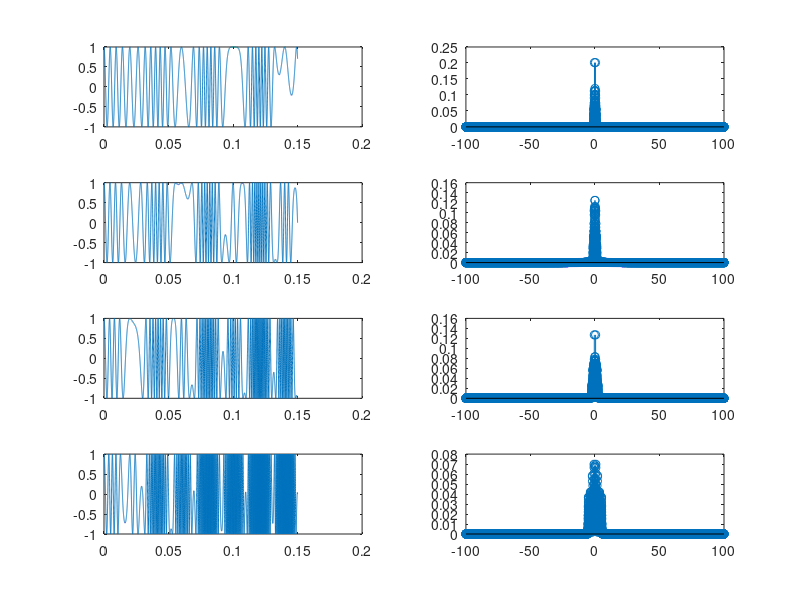

MATLAB code for this plot:
%EXERCICIO 2 DE MODULACAO FREQUENCIA

%limpar imagens, variaveis e janela de comando
clear all
close all
clc

%carregar as bibliotecas
pkg load control
pkg load signal

%Faixas de tempo
t  = [0.00000:0.00001:0.15];

%Sinal da Mensagem
Am = 1;
fm = 25;
Fm = Am*sin(2*pi*fm*t);

%Constantes
mf_1 = 0.5;
Kf_1 = (mf_1*fm)/Am %Kf_1 = (0.5*25)/1 = 12,5

mf_2 = 1.0;
Kf_2 = (mf_2*fm)/Am %Kf_2 = (1*25)/1 = 25

mf_3 = 2.0;
Kf_3 = (mf_3*fm)/Am %Kf_3 = 50

mf_4 = 5.0;
Kf_4 = (mf_4*fm)/Am %Kf_4 = 125

%Sinal da Portadora
Ap = 1;
fp = 200;
Fp = Ap*sin(2*pi*fp*t);

%Equacao Sinal Modulado
%F_Mod_Kf1 = Ap*cos( 2*pi.*Fp + 2*pi*quad(Kf_1.*Fm,0,t) );
%F_Mod_Kf2 = Ap*cos( 2*pi.*Fp + 2*pi*quad(Kf_2.*Fm,0,t) );
%F_Mod_Kf3 = Ap*cos( 2*pi.*Fp + 2*pi*quad(Kf_3.*Fm,0,t) );
%F_Mod_Kf4 = Ap*cos( 2*pi.*Fp + 2*pi*quad(Kf_4.*Fm,0,t) );

fi_1 = fp + Kf_1*Fm;
F_Mod_Kf1 = Ap*cos(2*pi*fi_1.*t);
fi_2 = fp + Kf_2*Fm;
F_Mod_Kf2 = Ap*cos(2*pi*fi_2.*t);
fi_3 = fp + Kf_3*Fm;
F_Mod_Kf3 = Ap*cos(2*pi*fi_3.*t);
fi_4 = fp + Kf_4*Fm;
F_Mod_Kf4 = Ap*cos(2*pi*fi_4.*t);

%Dominio da Frequencia
vf = linspace(-fp/2,fp/2,length(t));
N = length(t);
psd_Kf1 = fftshift(fft(F_Mod_Kf1)/N);
power_Kf1 = abs(psd_Kf1);
psd_Kf2 = fftshift(fft(F_Mod_Kf2)/N);
power_Kf2 = abs(psd_Kf2);
psd_Kf3 = fftshift(fft(F_Mod_Kf3)/N);
power_Kf3 = abs(psd_Kf3);
psd_Kf4 = fftshift(fft(F_Mod_Kf4)/N);
power_Kf4 = abs(psd_Kf4);


% --- PLOTS ---
figure

subplot(4,2,1)
plot(t,F_Mod_Kf1)
subplot(4,2,2)
stem(vf,power_Kf1)

subplot(4,2,3)
plot(t,F_Mod_Kf2)
subplot(4,2,4)
stem(vf,power_Kf2)

subplot(4,2,5)
plot(t,F_Mod_Kf3)
subplot(4,2,6)
stem(vf,power_Kf3)

subplot(4,2,7)
plot(t, F_Mod_Kf4)
subplot(4,2,8)
stem(vf,power_Kf4)
